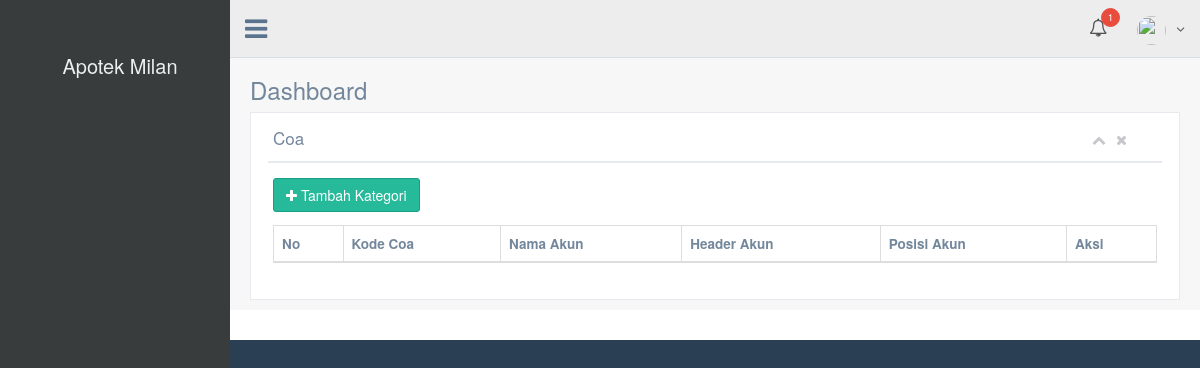
The app's page /index.php/example/coa, older data.
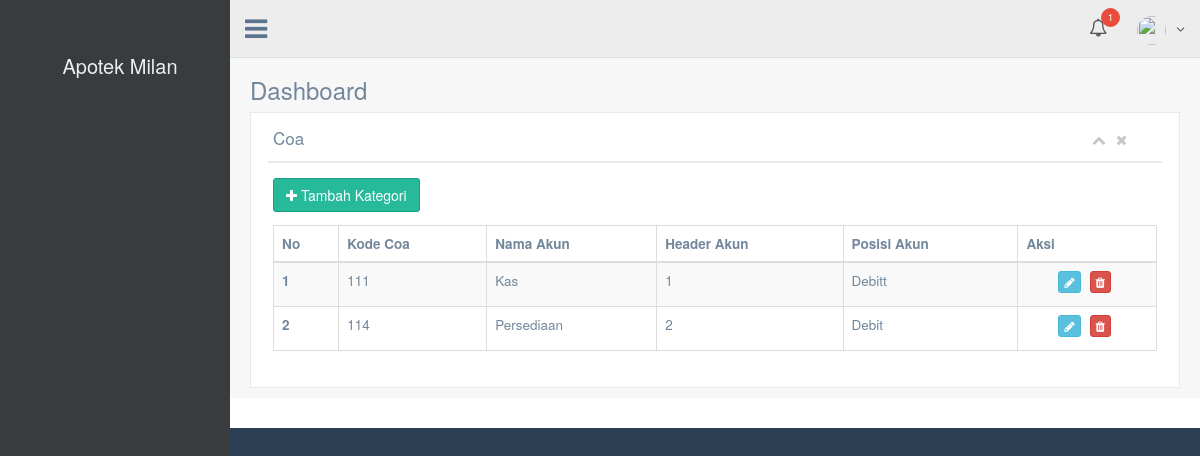
The same page, newer data.
### tables this page shows
CREATE TABLE `coa` (
  `kode_coa` int(11) NOT NULL,
  `nama_coa` varchar(50) NOT NULL,
  `header_akun` varchar(7) NOT NULL,
  `posisi_db_cr` varchar(10) NOT NULL
);

### application/libraries/Template.php (called while the page is built, shortened)
<?php
class Template {
    var $CI;
    function __construct() {
        $this->CI = & get_instance();
    }
    function set_parser($parser, $method = NULL) {
        $this->CI->load->library($parser);
    }
    function write_view($region, $view, $data = NULL, $overwrite = FALSE) {
        $content = $this->CI->load->view($view, $data, TRUE);
    }
}

### application/controllers/Example.php (called while the page is built, shortened)
<?php defined('BASEPATH') OR exit('No direct script access allowed');
class Example extends CI_Controller
{
	function __construct()
	{
        $data['nullstock'] = $this->apotek_data->countstock();
        $data['nullex'] = $this->apotek_data->countex();
        $this->template->write_view('sidenavs', 'template/default_sidenavs', true);
		$this->template->write_view('navs', 'template/default_topnavs.php', $data, true);
	}
	function coa() {
		$data['coa'] = $this->apotek_data->coa()->result();
		$this->template->write('title', 'Lihat Obat', TRUE);
		$this->template->write('header', 'Dashboard');
		$this->template->write_view('content', 'tes/coa', $data, true);
		$this->template->render();
	}
}

### index.php (called while the page is built, shortened)
<?php
require_once BASEPATH.'core/CodeIgniter.php';

### application/models/apotek_data.php (called while the page is built, shortened)
<?php
class Apotek_data extends CI_Model
{
	function coa()
    {
        return $this->db->get('coa');
    }
}

### application/views/tes/coa.php (the view, shortened to what this page needs)
<div class="row">
	<div class="col-md-12 col-sm-12 col-xs-12">
		<div class="x_panel">
			<div class="x_title">
				<h2>Coa</h2>
				<ul class="nav navbar-right panel_toolbox">
					<li><a class="collapse-link"><i class="fa fa-chevron-up"></i></a>
					</li>
					<li><a class="close-link"><i class="fa fa-close"></i></a>
					</li>
				</ul>
				<div class="clearfix"></div>
			</div>
			<div class="x_content">
				<a href="<?php echo base_url('example/form_coa') ?>"><button type="button" class="btn btn-success" style="margin-bottom: 13px"><span class="fa fa-plus"></span> Tambah Kategori </button></a>
				<table id="datatable-buttons" class="table table-striped table-bordered">
					<thead>
						<tr>
							<th>No</th>
							<th>Kode Coa</th>
							<th>Nama Akun</th>
							<th>Header Akun</th>
							<th>Posisi Akun</th>
							<th>Aksi</th>
						</tr>
					</thead>
					<?php $sn = 1 ?>
					<tbody>
						<?php foreach($coa as $c){ ?>
						<tr>
							<th scope="row"><?= $sn ?></th>
							<td><?php echo $c->kode_coa ?></td>
							<td><?php echo $c->nama_coa ?></td>
							<td><?php echo $c->header_akun ?></td>
							<td><?php echo $c->posisi_db_cr ?></td>
							<td style=" text-align: center;">
								<?php echo anchor('example/edit_form_coa/'.$c->kode_coa, '<button class="btn btn-info btn-xs" type="button"><span class="fa fa-pencil"></span></button>'); ?>
								<?php echo anchor('example/remove_coa/'.$c->kode_coa, '<button class="btn btn-danger btn-xs" type="button"><span class="fa fa-trash"></span></button>');?>
					         </td>
						</tr>
						<?php $sn++; ?>
						<?php } ?>
					</tbody>
				</table>
			</div>
		</div>
	</div>
</div>

Row changes from the older to the newer data that the page shows:
added coa: kode_coa "111", nama_coa "Kas", header_akun "1", posisi_db_cr "Debitt"
added coa: kode_coa "114", nama_coa "Persediaan", header_akun "2", posisi_db_cr "Debit"
